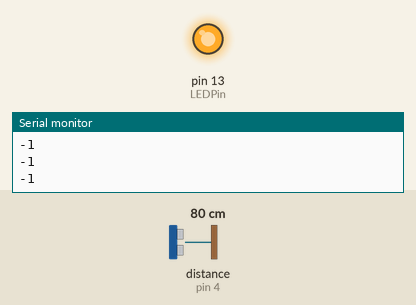
This sketch was run on a simulated Arduino Uno, built with avr-gcc and run on an emulated ATmega328P. On the bench: output pins drawn as LEDs (lit = HIGH), the last lines printed to the serial monitor. Wiring (inferred from the names in the program): ultrasonic range finder: trigger pin 5; echo pin 4. Inputs (shaded band) come from the test bench; at power-on: distance to the obstacle (sensor on pin 4) 80 cm. The echo pulse lasts 58.3 µs per cm; pins used as bus, display or sensor lines are not drawn.

Above: at 1.3 s.
1.4 s: distance to the obstacle (sensor on pin 4) set to 42 cm
2.9 s: distance to the obstacle (sensor on pin 4) set to 37 cm
At 3.3 s:
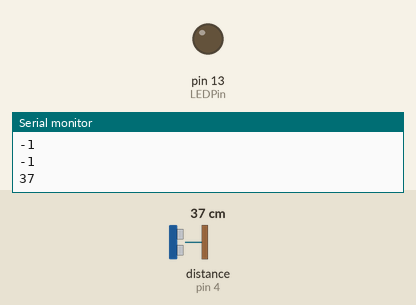
4.5 s: distance to the obstacle (sensor on pin 4) set to 13 cm
6.0 s: distance to the obstacle (sensor on pin 4) set to 10 cm
At 7.2 s:
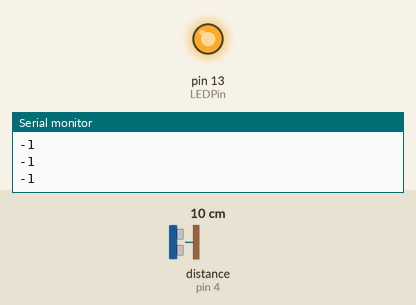
7.5 s: distance to the obstacle (sensor on pin 4) set to 18 cm
At 8.5 s:
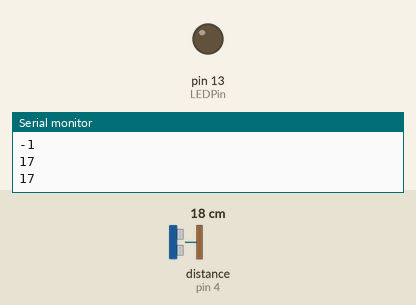
Timing chart, 0 to 10.0 s (numbered marks = the images above; inputs shaded):
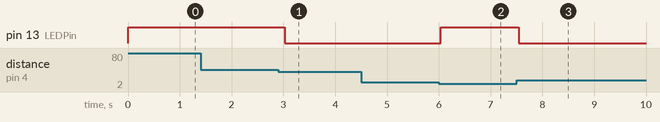

The sketch:

_4pinUltrasonicBasic.ino
```cpp
#define echoPin 4 // Echo Pin
#define trigPin 5 // Trigger Pin
#define LEDPin 13 // Onboard LED

int maximumRange = 40; // Maximum range needed
int minimumRange = 10; // Minimum range needed
long duration, distance; // Duration used to calculate distance

void setup() {
 Serial.begin (9600);
 pinMode(trigPin, OUTPUT);
 pinMode(echoPin, INPUT);
 pinMode(LEDPin, OUTPUT); // Use LED indicator (if required)
}

void loop() {
/* The following trigPin/echoPin cycle is used to determine the
 distance of the nearest object by bouncing soundwaves off of it. */
 digitalWrite(trigPin, LOW);
 delayMicroseconds(2);

 digitalWrite(trigPin, HIGH);
 delayMicroseconds(10);

 digitalWrite(trigPin, LOW);
 duration = pulseIn(echoPin, HIGH);

 //Calculate the distance (in cm) based on the speed of sound.
 distance = duration/58.2;

 if (distance >= maximumRange || distance <= minimumRange){
 /* Send a negative number to computer and Turn LED ON
 to indicate "out of range" */
 Serial.println("-1");
 digitalWrite(LEDPin,HIGH);
 }
 else {
 /* Send the distance to the computer using Serial protocol, and
 turn LED OFF to indicate successful reading. */
 Serial.println(distance);
 digitalWrite(LEDPin,LOW);
 }

 //Delay 500ms before next reading.
 delay(500);
}
```

Measured:
- the behaviour switches between 40 and 39 cm on distance to the obstacle (sensor on pin 4) (found by bisection; images 0 and 1)
- the behaviour switches between 12 and 11 cm on distance to the obstacle (sensor on pin 4) (found by bisection; images 1 and 2)
- after the input at 2.9 s, pin 13 (LEDPin): HIGH → LOW after 0.13 s
- after the input at 6.0 s, pin 13 (LEDPin): LOW → HIGH at once
- after the input at 7.5 s, pin 13 (LEDPin): HIGH → LOW at once
